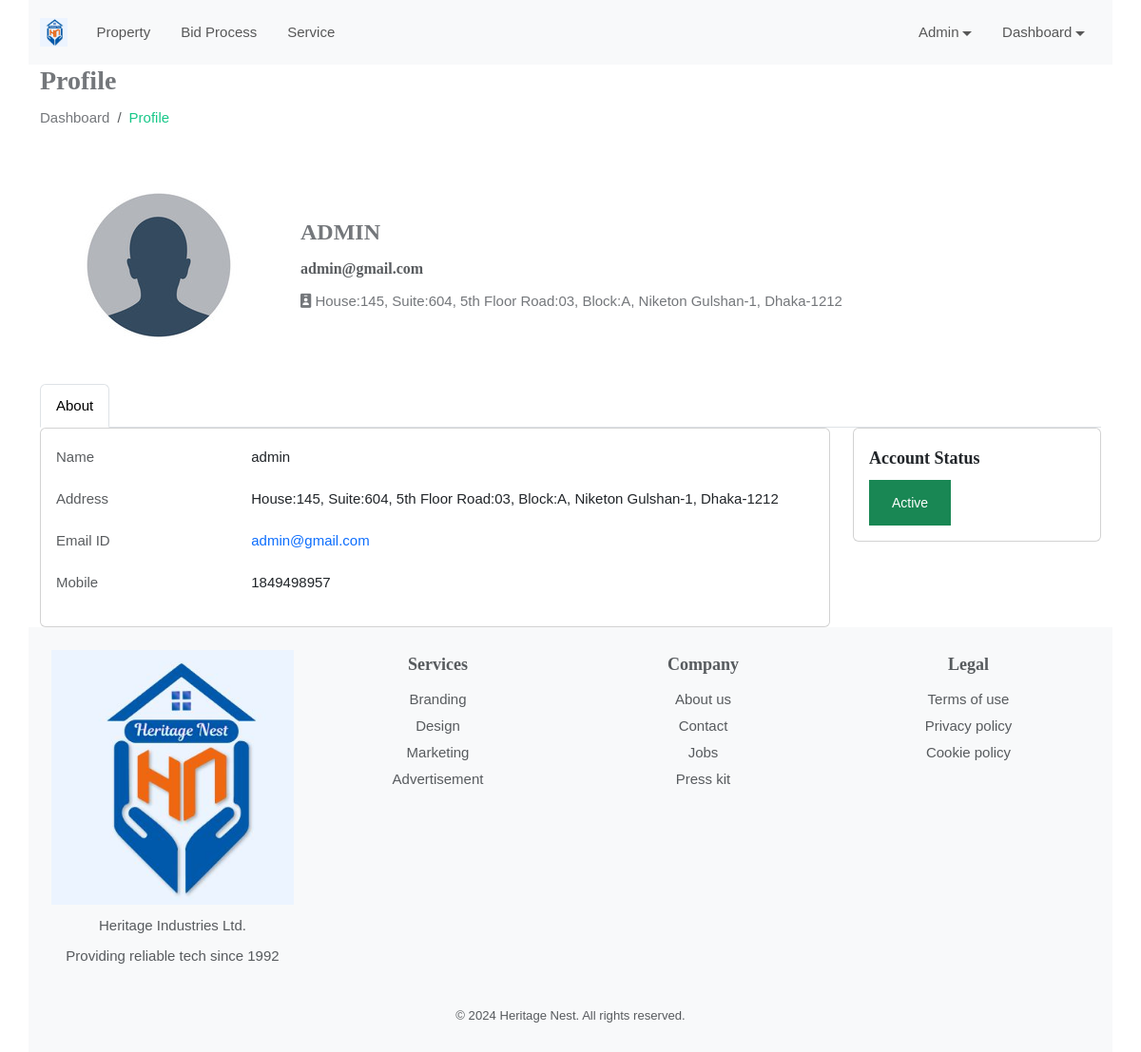
Page /user_profile_pages.php (signed in) on the committed database.
### tables this page shows
CREATE TABLE `users` (
  `id` bigint(20) unsigned NOT NULL AUTO_INCREMENT,
  `user_name` varchar(100) DEFAULT NULL,
  `email` varchar(100) DEFAULT NULL,
  `password` varchar(100) DEFAULT NULL,
  `phone` int(15) DEFAULT NULL,
  `address` varchar(255) DEFAULT NULL,
  `role_id` int(11) unsigned NOT NULL,
  `created_at` datetime DEFAULT NULL,
  PRIMARY KEY (`id`),
  KEY `role_id` (`role_id`),
  CONSTRAINT `users_ibfk_1` FOREIGN KEY (`role_id`) REFERENCES `role` (`id`) ON DELETE CASCADE ON UPDATE CASCADE
);

### user_profile_pages.php (the view, shortened to what this page needs)
<?php
include('partials/header.php');
include 'functions/db.php';
$id = $_SESSION['user_id'];
$sql = "SELECT * FROM users WHERE id = :user_id";
$stmt = $conn->prepare($sql);
$stmt->bindParam(':user_id', $id, PDO::PARAM_STR);
$stmt->execute();
$user = $stmt->fetch(PDO::FETCH_ASSOC);
?>
<div class="page-wrapper">
                <div class="content container">
					<div class="page-header">
						<div class="row">
							<div class="col">
								<h3 class="page-title">Profile</h3>
								<ul class="breadcrumb">
									<li class="breadcrumb-item"><a href="home.php">Dashboard</a></li>
									<li class="breadcrumb-item active">Profile</li>
								</ul>
							</div>
						</div>
					</div>
                    <div class="row">
                    <div class="col-md-12">
    <div class="profile-header">
        <div class="row align-items-center">
            <div class="col-auto profile-image">
                <a href="#">
                    <img class="rounded-circle" alt="User Image" src="assets/images/check_user.jpg">
                </a>
            </div>
            <div class="col ml-md-n2 profile-user-info">
                <h4 class="user-name mb-2 text-uppercase"><?php echo htmlspecialchars($user['user_name']); ?></h4>
                <h6 class="text-muted"><?php echo htmlspecialchars($user['email']); ?></h6>
                <div class="user-Location"><i class="fa fa-id-badge" aria-hidden="true"></i>
                    <?php echo htmlspecialchars($user['address']); ?>
                </div>
            </div>
        </div>
    </div>
    <div class="profile-menu">
        <ul class="nav nav-tabs nav-tabs-solid">
            <li class="nav-item">
                <a class="nav-link active" data-toggle="tab" href="#per_details_tab">About</a>
            </li>
        </ul>
    </div>
    <div class="tab-content profile-tab-cont">
        <div class="tab-pane fade show active" id="per_details_tab">
            <div class="row">
                <div class="col-lg-9">
                    <div class="card">
                        <div class="card-body">
                            <div class="row">
                                <p class="col-sm-3 text-muted text-sm-right mb-0 mb-sm-3">Name</p>
                                <p class="col-sm-9"><?php echo htmlspecialchars($user['user_name']); ?></p>
                            </div>
                            <div class="row">
                                <p class="col-sm-3 text-muted text-sm-right mb-0 mb-sm-3">Address</p>
                                <p class="col-sm-9"><?php echo htmlspecialchars($user['address']); ?></p>
                            </div>
                            <div class="row">
                                <p class="col-sm-3 text-muted text-sm-right mb-0 mb-sm-3">Email ID</p>
                                <p class="col-sm-9"><a href="mailto:<?php echo htmlspecialchars($user['email']); ?>"><?php echo htmlspecialchars($user['email']); ?></a></p>
                            </div>
                            <div class="row">
                                <p class="col-sm-3 text-muted text-sm-right mb-0 mb-sm-3">Mobile</p>
                                <p class="col-sm-9"><?php echo htmlspecialchars($user['phone']); ?></p>
                            </div>
                        </div>
                    </div>
                </div>
                <div class="col-lg-3">
                    <div class="card">
                        <div class="card-body">
                            <h5 class="card-title d-flex justify-content-between">
                                <span>Account Status</span>
                            </h5>
                            <button class="btn btn-success" type="button"><i class="fe fe-check-verified"></i> Active</button>
                        </div>
                    </div>
                </div>
            </div>
        </div>
    </div>
</div>
                    </div>
</div>
</div>
<?php include('partials/footer.php')?>

### assets/css/color.css (style rules this page uses)
:root { --theme-ordinary-color: #74777b; }
:root { --theme-primary-color: #17c788; }
:root { --theme-secondary-color: #0d1432; }
:root { --theme-white-color: #fff; }
:root { --theme-light-color: #f8f8f8; }
:root { --theme-gray-color: #f5f5f5; }
:root { --theme-footer-color: #091b4b; }
:root { --theme-dark-color: #091b4b; }
:root { --text-light-color: #a3a7af; }
:root { --theme-primary-opacity-color: rgba(11, 191, 141, .8); }
:root { --theme-secondary-opacity-color: rgba(13,20,50,0.7); }
:root { --theme-white-opacity-color: rgba(255, 255, 255, 0.3); }
:root { --theme-dark-opacity-color: rgba(0, 0, 0, 0.5); }
:root { --theme-ordinary-font: 'Muli', sans-serif; }
:root { --theme-highlight-font: 'Comfortaa', cursive; }

### assets/css/style.css (style rules this page uses)
.container, .container-fluid { transition: all 0.6s ease 0s; -moz-transition: all 0.6s ease 0s; -webkit-transition: all 0.6s ease 0s; -o-transition: all 0.6s ease 0s; }
.text-ordinary, a.text-ordinary, .text-ordinary a, body, .dropdown-item, .footer-widget li a, .text-ordinary .jslider .jslider-label, .breadcrumb-item > a, .list-text-white a.dropdown-item { color: var(--theme-ordinary-color); }
.icon-primary, .icon-primary i, .icon-primary svg, .hover-primary-nav .navbar-nav .nav-link.active, .hover-primary-nav .navbar-nav .nav-link:hover, .top-header .dropdown-toggle::after, .footer-widget li a:hover, .check-submit li input[type="checkbox"]:checked + label::before, .property-btn li a.active, .property-btn li a:hover, .hover-primary-nav .navbar-nav .nav-link:hover, .breadcrumb-item > a:hover, .copyright .line-menu a:hover, .dashboard-top-left .dropdown-toggle::before, .dashboard-panel .message-list .message-action a:hover, .breadcrumb-item.active, .navigation_link_widget li a:hover, .flat-primary [class^="flaticon-"]::before, .list-text-white a.dropdown-item:hover { color: var(--theme-primary-color); }
.transation-3s, .transation-3s:hover, .hover-zoomer img, .hover-bg-white, a, a:hover, .btn, .btn:hover, .radio-check label, .message-list li .message-action, .timeline-item .circle, .timeline-item .date-time, .clip-item .fa-times { -moz-transition: all 300ms ease-in-out 0s; -webkit-transition: all 300ms ease-in-out 0s; -o-transition: all 300ms ease-in-out 0s; -ms-transition: all 300ms ease-in-out 0s; transition: all 300ms ease-in-out 0s; }
body { font-family: var(--theme-ordinary-font); font-size: 15px; line-height: 28px; }
h1, .h1, h2, .h2, h3, .h3, h4, .h4, h5, .h5, h6, .h6 { font-family: var(--theme-highlight-font); font-weight: 700; }
h4, .h4 { line-height: 35px; }
h5 { font-size: 18px; line-height: 30px; }
h6, .h6 { line-height: 25px; }
ul, ol { padding: 0; margin: 0; list-style: none; }
p { line-height: 28px; margin-bottom: 10px; }
a, a:hover, .btn-link, .btn-link:hover { text-decoration: none; cousor: pointer; }
img { width: 100%; }
button, button:focus { border: none; outline: none; }
.btn { padding: 0px 23px; font-size: 14px; border-radius: 0; line-height: 46px; font-weight: 500; }
::placeholder { font: var(--theme-ordinary-font); font-size: 15px; font-weight: 400; color: #fff; }

### rows in the picture
users: user_name "ADMIN", email "admin@gmail.com", address "House:145, Suite:604, 5th Floor Road:03, Block:A, Niketon Gulshan-1, Dhaka-1212", user_name "admin", phone "1849498957"
